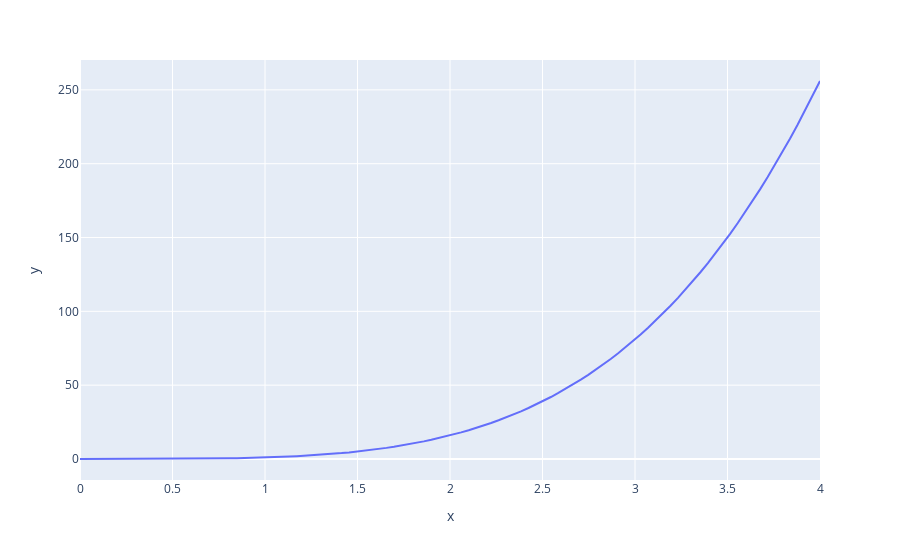

Notebook code for this chart:
### Code cell
x = np.linspace(0, 4, 100)
fig = px.line(x=x, y=h(x))
fig.show()
